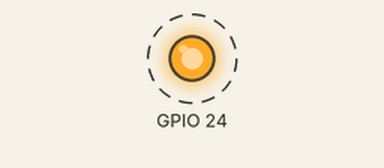
A program run on a simulated Raspberry Pi (BCM pin numbers). On the bench: output pins drawn as LEDs (lit = HIGH). Dashed ring = blinking.

Above: at 0.5 s.
Timing chart, 0 to 4.6 s (numbered marks = the images above):
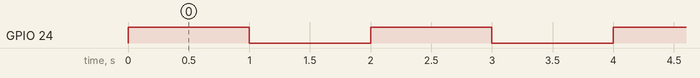

Measured:
- by itself, GPIO 24: alternates HIGH for 1.0 s and LOW for 1.0 s

The program:

led_blink.py
```python
import RPi.GPIO as GPIO
import time
led=24
GPIO.setmode(GPIO.BCM)
GPIO.setup(24,GPIO.OUT)
while True:
    GPIO.output(24,GPIO.HIGH)
    time.sleep(1)
    GPIO.output(24,GPIO.LOW)
    time.sleep(1)
```
